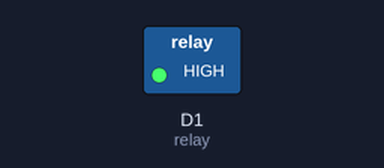
Bench run of a sketch on a simulated ESP8266 (NodeMCU). On the bench: switched loads named in the sketch (green lamp = pin HIGH). Dashed ring = blinking.

Above: at 0.5 s.
Timing chart, 0 to 4.6 s (numbered marks = the images above):
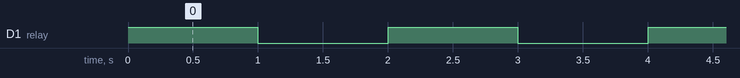

The sketch:

RELAY_CONTROL.ino
```cpp
  /*
  GND - Gnd
  INP - D1
  VCC - 3.3v
  */

int relay = D1;

void setup()
{
   pinMode(relay, OUTPUT);
}

void loop()
{
   digitalWrite(relay, HIGH);
     delay(1000);
     digitalWrite(relay, LOW);
   delay(1000);
}
```

Measured:
- by itself, D1 (relay): alternates HIGH for 1.0 s and LOW for 1.0 s
